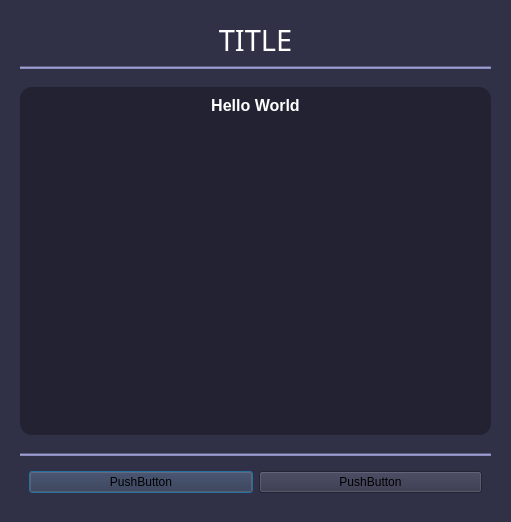
<?xml version="1.0" encoding="UTF-8"?>
<ui version="4.0">
 <class>Dialog</class>
 <widget class="QDialog" name="Dialog">
  <property name="geometry">
   <rect>
    <x>0</x>
    <y>0</y>
    <width>511</width>
    <height>522</height>
   </rect>
  </property>
  <property name="windowTitle">
   <string>Dialog</string>
  </property>
  <property name="styleSheet">
   <string notr="true">background-color: rgb(48, 49, 71);</string>
  </property>
  <layout class="QVBoxLayout" name="verticalLayout">
   <property name="spacing">
    <number>0</number>
   </property>
   <item>
    <widget class="QWidget" name="widget" native="true">
     <property name="sizePolicy">
      <sizepolicy hsizetype="Expanding" vsizetype="Minimum">
       <horstretch>0</horstretch>
       <verstretch>0</verstretch>
      </sizepolicy>
     </property>
     <property name="maximumSize">
      <size>
       <width>16777215</width>
       <height>100</height>
      </size>
     </property>
     <property name="font">
      <font>
       <family>Star Cartoon</family>
       <pointsize>28</pointsize>
      </font>
     </property>
     <layout class="QVBoxLayout" name="verticalLayout_2">
      <item>
       <widget class="QLabel" name="title_label">
        <property name="sizePolicy">
         <sizepolicy hsizetype="Preferred" vsizetype="Minimum">
          <horstretch>0</horstretch>
          <verstretch>0</verstretch>
         </sizepolicy>
        </property>
        <property name="maximumSize">
         <size>
          <width>16777215</width>
          <height>50</height>
         </size>
        </property>
        <property name="font">
         <font>
          <family>Spicy Shrimp</family>
          <pointsize>22</pointsize>
          <bold>false</bold>
         </font>
        </property>
        <property name="styleSheet">
         <string notr="true">QLabel{
color: rgb(255, 255, 255);
}</string>
        </property>
        <property name="text">
         <string>TITLE</string>
        </property>
        <property name="alignment">
         <set>Qt::AlignCenter</set>
        </property>
       </widget>
      </item>
      <item>
       <widget class="Line" name="line">
        <property name="styleSheet">
         <string notr="true">background-color: rgb(138, 139, 186);</string>
        </property>
        <property name="orientation">
         <enum>Qt::Horizontal</enum>
        </property>
       </widget>
      </item>
     </layout>
    </widget>
   </item>
   <item>
    <widget class="QWidget" name="widget_2" native="true">
     <property name="sizePolicy">
      <sizepolicy hsizetype="Preferred" vsizetype="Expanding">
       <horstretch>0</horstretch>
       <verstretch>0</verstretch>
      </sizepolicy>
     </property>
     <layout class="QHBoxLayout" name="horizontalLayout_2">
      <item>
       <widget class="QScrollArea" name="scrollArea">
        <property name="frameShape">
         <enum>QFrame::NoFrame</enum>
        </property>
        <property name="frameShadow">
         <enum>QFrame::Plain</enum>
        </property>
        <property name="widgetResizable">
         <bool>true</bool>
        </property>
        <widget class="QWidget" name="scrollAreaWidgetContents">
         <property name="geometry">
          <rect>
           <x>0</x>
           <y>0</y>
           <width>475</width>
           <height>361</height>
          </rect>
         </property>
         <property name="styleSheet">
          <string notr="true">border-radius: 12px;
background-color: rgb(34, 34, 50);</string>
         </property>
         <layout class="QVBoxLayout" name="verticalLayout_3">
          <item>
           <widget class="QLabel" name="text_label">
            <property name="font">
             <font>
              <family>Yu Gothic UI</family>
              <pointsize>12</pointsize>
              <bold>true</bold>
             </font>
            </property>
            <property name="styleSheet">
             <string notr="true">color: rgb(255, 255, 255);</string>
            </property>
            <property name="frameShape">
             <enum>QFrame::NoFrame</enum>
            </property>
            <property name="text">
             <string>Hello World</string>
            </property>
            <property name="alignment">
             <set>Qt::AlignHCenter|Qt::AlignTop</set>
            </property>
           </widget>
          </item>
         </layout>
        </widget>
       </widget>
      </item>
     </layout>
    </widget>
   </item>
   <item>
    <widget class="QWidget" name="widget_3" native="true">
     <property name="sizePolicy">
      <sizepolicy hsizetype="Preferred" vsizetype="Minimum">
       <horstretch>0</horstretch>
       <verstretch>0</verstretch>
      </sizepolicy>
     </property>
     <layout class="QVBoxLayout" name="verticalLayout_4">
      <item>
       <widget class="Line" name="line_2">
        <property name="styleSheet">
         <string notr="true">background-color: rgb(138, 139, 186);</string>
        </property>
        <property name="orientation">
         <enum>Qt::Horizontal</enum>
        </property>
       </widget>
      </item>
      <item>
       <widget class="QWidget" name="widget_4" native="true">
        <layout class="QHBoxLayout" name="horizontalLayout">
         <item>
          <widget class="QPushButton" name="pushButton">
           <property name="text">
            <string>PushButton</string>
           </property>
          </widget>
         </item>
         <item>
          <widget class="QPushButton" name="pushButton_2">
           <property name="text">
            <string>PushButton</string>
           </property>
          </widget>
         </item>
        </layout>
       </widget>
      </item>
     </layout>
    </widget>
   </item>
  </layout>
 </widget>
 <resources/>
 <connections/>
</ui>
